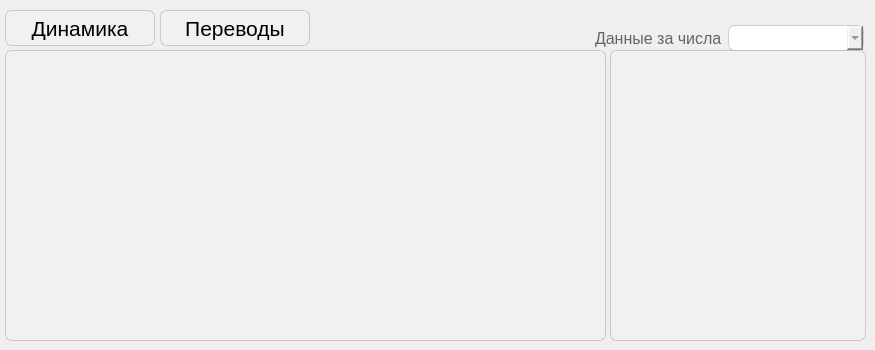
    <widget class="QWidget" name="tab_anal">
     <attribute name="title">
      <string>Page</string>
     </attribute>
     <widget class="PlotWidget" name="per_view">
      <property name="geometry">
       <rect>
        <x>5</x>
        <y>50</y>
        <width>601</width>
        <height>291</height>
       </rect>
      </property>
      <property name="styleSheet">
       <string notr="true">font-size: 16pt;
background-color: rgba(255, 255, 255, 30); 
border: 1px solid rgba(0,0,0,40);
border-radius: 7px;</string>
      </property>
     </widget>
     <widget class="QPushButton" name="din_but">
      <property name="geometry">
       <rect>
        <x>5</x>
        <y>10</y>
        <width>150</width>
        <height>36</height>
       </rect>
      </property>
      <property name="styleSheet">
       <string notr="true">font-size: 16pt;
background-color: rgba(255, 255, 255, 30); 
border: 1px solid rgba(0,0,0,40);
border-radius: 7px;</string>
      </property>
      <property name="text">
       <string>Динамика</string>
      </property>
     </widget>
     <widget class="QPushButton" name="pev_but">
      <property name="geometry">
       <rect>
        <x>160</x>
        <y>10</y>
        <width>150</width>
        <height>36</height>
       </rect>
      </property>
      <property name="styleSheet">
       <string notr="true">font-size: 16pt;
background-color: rgba(255, 255, 255, 30); 
border: 1px solid rgba(0,0,0,40);
border-radius: 7px;</string>
      </property>
      <property name="text">
       <string>Переводы</string>
      </property>
     </widget>
     <widget class="QLabel" name="label_15">
      <property name="geometry">
       <rect>
        <x>595</x>
        <y>25</y>
        <width>221</width>
        <height>26</height>
       </rect>
      </property>
      <property name="styleSheet">
       <string notr="true">background-color: rgba(255, 255, 255, 0);
border-color: rgba(255, 255, 255, 0);
font-size: 12pt;
color: rgba(100, 100, 100);</string>
      </property>
      <property name="text">
       <string>Данные за числа</string>
      </property>
     </widget>
     <widget class="QTableWidget" name="max_view">
      <property name="geometry">
       <rect>
        <x>610</x>
        <y>50</y>
        <width>256</width>
        <height>291</height>
       </rect>
      </property>
      <property name="styleSheet">
       <string notr="true">font-size: 9pt;
background-color: rgba(255, 255, 255, 30); 
border: 1px solid rgba(0,0,0,40);
border-radius: 7px;</string>
      </property>
     </widget>
     <widget class="QComboBox" name="janvar">
      <property name="geometry">
       <rect>
        <x>728</x>
        <y>25</y>
        <width>136</width>
        <height>26</height>
       </rect>
      </property>
      <property name="styleSheet">
       <string notr="true">font-size: 16pt;
border: 1px solid rgba(0,0,0,40);
border-radius: 7px;
font-size: 12pt;
color: rgba(100, 100, 100);</string>
      </property>
     </widget>
    </widget>
